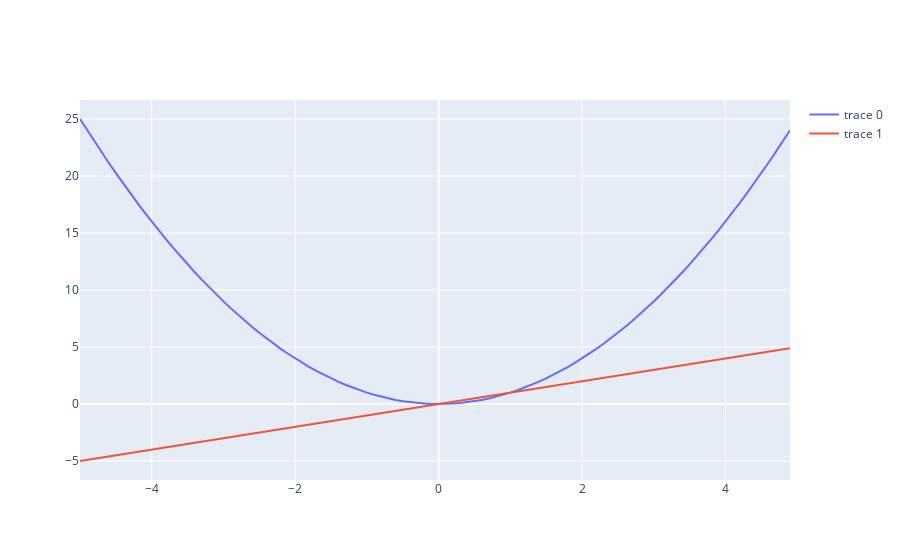

The cell this chart's notebook holds for it:
### Markdown cell above
## Несколько графиков на одной плоскости

### Code cell
fig = go.Figure()
fig.add_trace(go.Scatter(x=x, y=f(x)))
fig.add_trace(go.Scatter(x=x, y=x))
fig.show()
